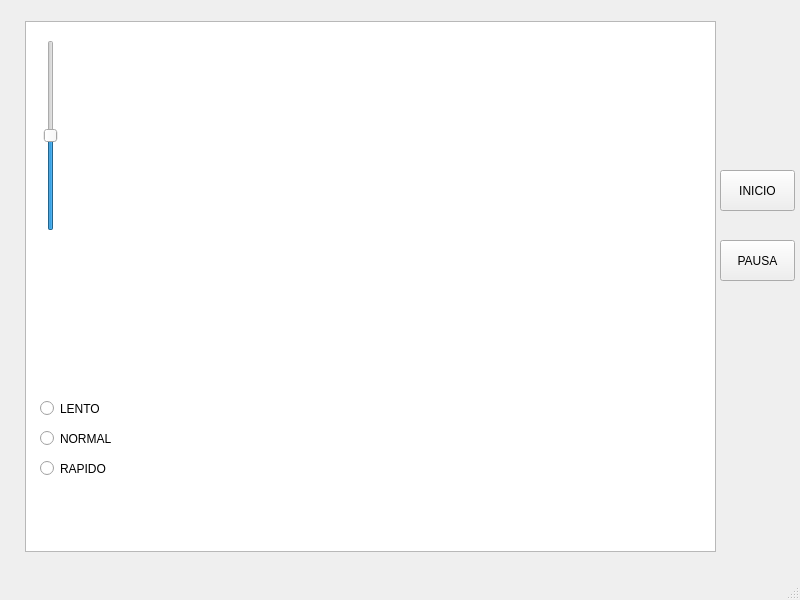
<?xml version="1.0" encoding="UTF-8"?>
<ui version="4.0">
 <class>MainWindow</class>
 <widget class="QMainWindow" name="MainWindow">
  <property name="geometry">
   <rect>
    <x>0</x>
    <y>0</y>
    <width>800</width>
    <height>600</height>
   </rect>
  </property>
  <property name="windowTitle">
   <string>MainWindow</string>
  </property>
  <widget class="QWidget" name="centralwidget">
   <widget class="QGraphicsView" name="graphicsView">
    <property name="geometry">
     <rect>
      <x>25</x>
      <y>21</y>
      <width>691</width>
      <height>531</height>
     </rect>
    </property>
   </widget>
   <widget class="QRadioButton" name="radioButton">
    <property name="geometry">
     <rect>
      <x>40</x>
      <y>460</y>
      <width>82</width>
      <height>17</height>
     </rect>
    </property>
    <property name="text">
     <string>RAPIDO</string>
    </property>
   </widget>
   <widget class="QRadioButton" name="radioButton_2">
    <property name="geometry">
     <rect>
      <x>40</x>
      <y>430</y>
      <width>82</width>
      <height>17</height>
     </rect>
    </property>
    <property name="text">
     <string>NORMAL</string>
    </property>
   </widget>
   <widget class="QRadioButton" name="radioButton_3">
    <property name="geometry">
     <rect>
      <x>40</x>
      <y>400</y>
      <width>82</width>
      <height>17</height>
     </rect>
    </property>
    <property name="text">
     <string>LENTO</string>
    </property>
   </widget>
   <widget class="QSlider" name="verticalSlider">
    <property name="geometry">
     <rect>
      <x>40</x>
      <y>40</y>
      <width>22</width>
      <height>191</height>
     </rect>
    </property>
    <property name="minimum">
     <number>-1</number>
    </property>
    <property name="maximum">
     <number>1</number>
    </property>
    <property name="orientation">
     <enum>Qt::Vertical</enum>
    </property>
   </widget>
   <widget class="QPushButton" name="pushButton">
    <property name="geometry">
     <rect>
      <x>720</x>
      <y>170</y>
      <width>75</width>
      <height>41</height>
     </rect>
    </property>
    <property name="text">
     <string>INICIO</string>
    </property>
   </widget>
   <widget class="QPushButton" name="pushButton_2">
    <property name="geometry">
     <rect>
      <x>720</x>
      <y>240</y>
      <width>75</width>
      <height>41</height>
     </rect>
    </property>
    <property name="text">
     <string>PAUSA</string>
    </property>
   </widget>
  </widget>
  <widget class="QMenuBar" name="menubar">
   <property name="geometry">
    <rect>
     <x>0</x>
     <y>0</y>
     <width>800</width>
     <height>21</height>
    </rect>
   </property>
  </widget>
  <widget class="QStatusBar" name="statusbar"/>
 </widget>
 <resources/>
 <connections/>
</ui>
